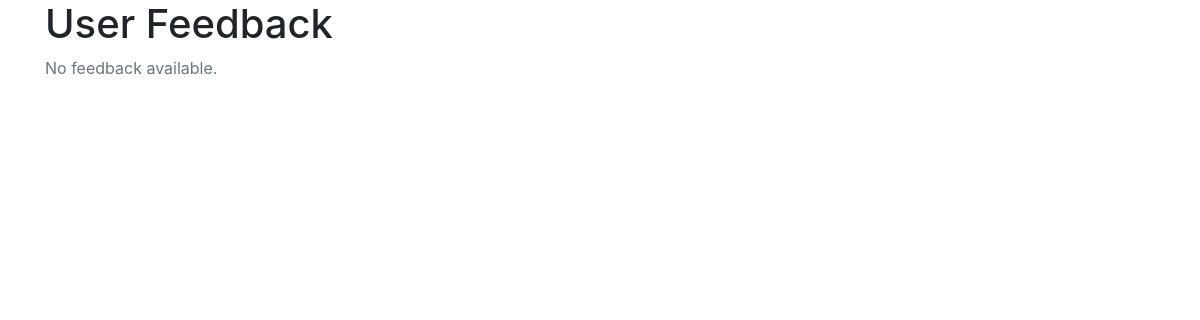
The app's page /feedback_admin.php, older data.
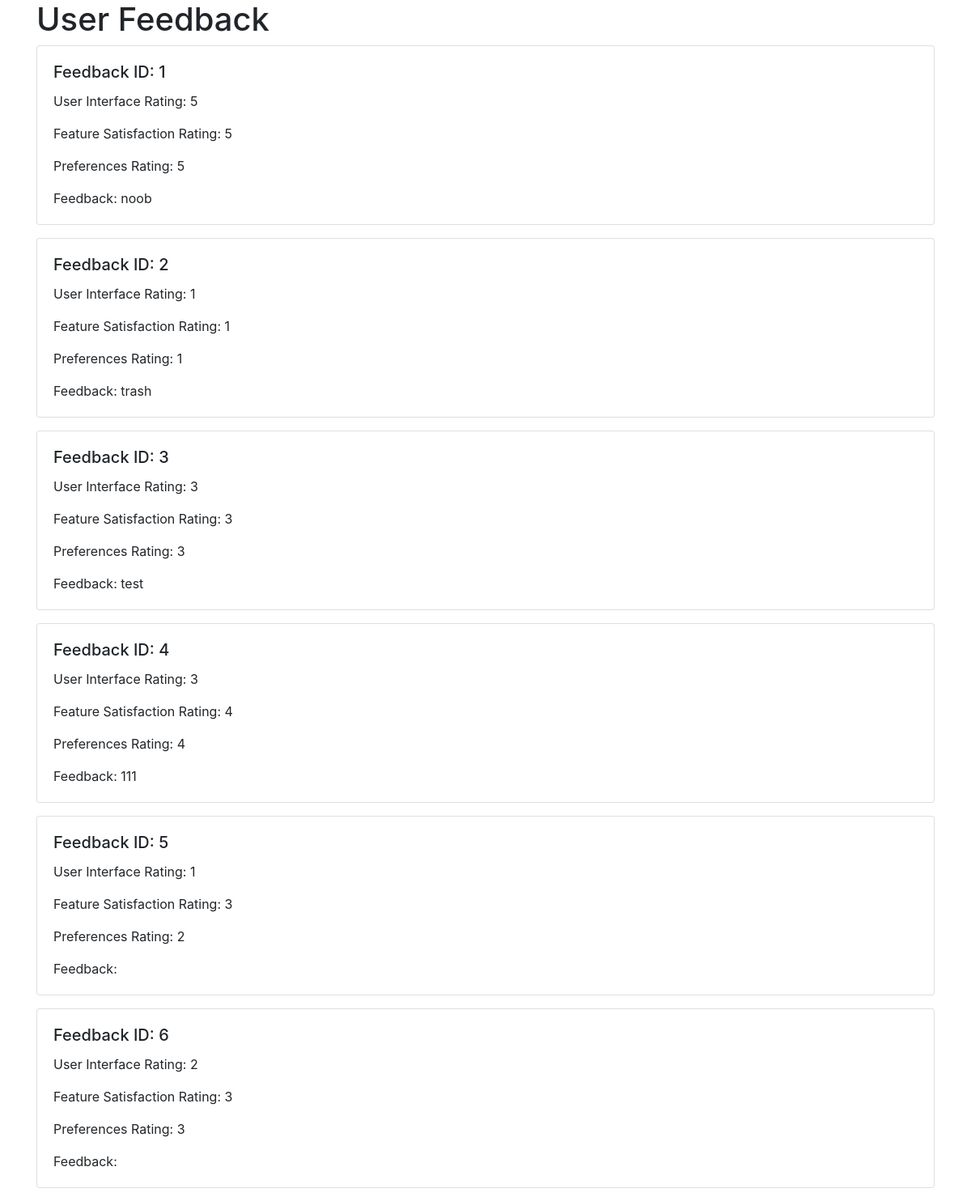
The same page, newer data.
### tables this page shows
CREATE TABLE `user_feedback` (
  `id` int(11) NOT NULL,
  `user_interface` varchar(1) NOT NULL,
  `feature_satisfaction` varchar(1) NOT NULL,
  `preferences` varchar(1) NOT NULL,
  `feedback` varchar(255) NOT NULL
);

### feedback_admin.php (the view, shortened to what this page needs)
<?php
    include "php/config.php";
?>
<!DOCTYPE html>
<html lang="en">
<head>
    <link rel="stylesheet" href="https://stackpath.bootstrapcdn.com/bootstrap/4.5.2/css/bootstrap.min.css">
</head>
<body>
    <div class="container">
        <h1>User Feedback</h1>
        <div class="row">
            <div class="col-md-12">
                <?php
                    $sql = "SELECT * FROM user_feedback";
                    $result = $con->query($sql);
                    if ($result->num_rows > 0) {
                        while($row = $result->fetch_assoc()) {
                ?>
                <div class="card mb-3">
                    <div class="card-body">
                        <h5 class="card-title">Feedback ID: <?php echo $row["id"]; ?></h5>
                        <p class="card-text">User Interface Rating: <?php echo $row["user_interface"]; ?></p>
                        <p class="card-text">Feature Satisfaction Rating: <?php echo $row["feature_satisfaction"]; ?></p>
                        <p class="card-text">Preferences Rating: <?php echo $row["preferences"]; ?></p>
                        <p class="card-text">Feedback: <?php echo $row["feedback"]; ?></p>
                    </div>
                </div>
                <?php
                        }
                    } else {
                        echo "<p class='text-muted'>No feedback available.</p>";
                    }
                ?>
            </div>
        </div>
    </div>
</body>
</html>

Row changes from the older to the newer data that the page shows:
added user_feedback: id "1", user_interface "5", feature_satisfaction "5", preferences "5", feedback "noob"
added user_feedback: id "2", user_interface "1", feature_satisfaction "1", preferences "1", feedback "trash"
added user_feedback: id "3", user_interface "3", feature_satisfaction "3", preferences "3", feedback "test"
added user_feedback: id "4", user_interface "3", feature_satisfaction "4", preferences "4", feedback "111"
added user_feedback: id "5", user_interface "1", feature_satisfaction "3", preferences "2"
added user_feedback: id "6", user_interface "2", feature_satisfaction "3", preferences "3"
Text that changed along with them:
text no longer shown: "No feedback available."
